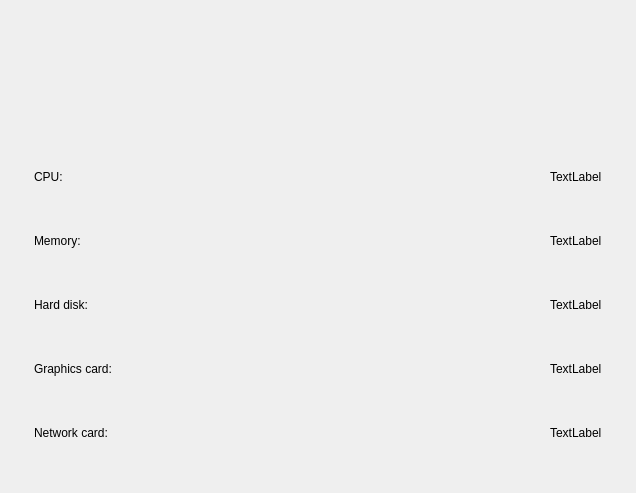
<?xml version="1.0" encoding="UTF-8"?>
<ui version="4.0">
 <class>HardwareInformationWidget</class>
 <widget class="QWidget" name="HardwareInformationWidget">
  <property name="geometry">
   <rect>
    <x>0</x>
    <y>0</y>
    <width>636</width>
    <height>493</height>
   </rect>
  </property>
  <property name="windowTitle">
   <string>Form</string>
  </property>
  <layout class="QVBoxLayout" name="verticalLayout_2">
   <property name="spacing">
    <number>0</number>
   </property>
   <property name="leftMargin">
    <number>0</number>
   </property>
   <property name="topMargin">
    <number>0</number>
   </property>
   <property name="rightMargin">
    <number>0</number>
   </property>
   <property name="bottomMargin">
    <number>40</number>
   </property>
   <item>
    <widget class="QWidget" name="widget_logo" native="true">
     <property name="minimumSize">
      <size>
       <width>0</width>
       <height>157</height>
      </size>
     </property>
     <layout class="QHBoxLayout" name="horizontalLayout_7">
      <property name="spacing">
       <number>0</number>
      </property>
      <property name="leftMargin">
       <number>0</number>
      </property>
      <property name="topMargin">
       <number>40</number>
      </property>
      <property name="rightMargin">
       <number>0</number>
      </property>
      <property name="bottomMargin">
       <number>0</number>
      </property>
      <item>
       <layout class="QHBoxLayout" name="horizontalLayout_6">
        <property name="spacing">
         <number>0</number>
        </property>
       </layout>
      </item>
     </layout>
    </widget>
   </item>
   <item>
    <widget class="QWidget" name="widget_2" native="true">
     <layout class="QVBoxLayout" name="verticalLayout">
      <property name="spacing">
       <number>24</number>
      </property>
      <property name="leftMargin">
       <number>24</number>
      </property>
      <property name="topMargin">
       <number>0</number>
      </property>
      <property name="rightMargin">
       <number>24</number>
      </property>
      <property name="bottomMargin">
       <number>0</number>
      </property>
      <item>
       <widget class="QWidget" name="widget_CPU" native="true">
        <property name="minimumSize">
         <size>
          <width>588</width>
          <height>40</height>
         </size>
        </property>
        <layout class="QHBoxLayout" name="horizontalLayout">
         <property name="spacing">
          <number>0</number>
         </property>
         <property name="leftMargin">
          <number>10</number>
         </property>
         <property name="topMargin">
          <number>0</number>
         </property>
         <property name="rightMargin">
          <number>10</number>
         </property>
         <property name="bottomMargin">
          <number>0</number>
         </property>
         <item>
          <widget class="QLabel" name="label_CPU">
           <property name="text">
            <string>CPU:</string>
           </property>
          </widget>
         </item>
         <item>
          <spacer name="horizontalSpacer">
           <property name="orientation">
            <enum>Qt::Horizontal</enum>
           </property>
           <property name="sizeHint" stdset="0">
            <size>
             <width>483</width>
             <height>20</height>
            </size>
           </property>
          </spacer>
         </item>
         <item>
          <widget class="QLabel" name="label_CPU_info">
           <property name="text">
            <string>TextLabel</string>
           </property>
          </widget>
         </item>
        </layout>
       </widget>
      </item>
      <item>
       <widget class="QWidget" name="widget_memory" native="true">
        <property name="minimumSize">
         <size>
          <width>588</width>
          <height>40</height>
         </size>
        </property>
        <layout class="QHBoxLayout" name="horizontalLayout_2">
         <property name="spacing">
          <number>0</number>
         </property>
         <property name="leftMargin">
          <number>10</number>
         </property>
         <property name="topMargin">
          <number>0</number>
         </property>
         <property name="rightMargin">
          <number>10</number>
         </property>
         <property name="bottomMargin">
          <number>0</number>
         </property>
         <item>
          <widget class="QLabel" name="label_memory">
           <property name="text">
            <string>Memory:</string>
           </property>
          </widget>
         </item>
         <item>
          <spacer name="horizontalSpacer_2">
           <property name="orientation">
            <enum>Qt::Horizontal</enum>
           </property>
           <property name="sizeHint" stdset="0">
            <size>
             <width>461</width>
             <height>20</height>
            </size>
           </property>
          </spacer>
         </item>
         <item>
          <widget class="QLabel" name="label_memory_info">
           <property name="text">
            <string>TextLabel</string>
           </property>
          </widget>
         </item>
        </layout>
       </widget>
      </item>
      <item>
       <widget class="QWidget" name="widget_hard_disk" native="true">
        <property name="minimumSize">
         <size>
          <width>588</width>
          <height>40</height>
         </size>
        </property>
        <layout class="QHBoxLayout" name="horizontalLayout_3">
         <property name="spacing">
          <number>0</number>
         </property>
         <property name="leftMargin">
          <number>10</number>
         </property>
         <property name="topMargin">
          <number>0</number>
         </property>
         <property name="rightMargin">
          <number>10</number>
         </property>
         <property name="bottomMargin">
          <number>0</number>
         </property>
         <item>
          <widget class="QLabel" name="label_hard_disk">
           <property name="text">
            <string>Hard disk:</string>
           </property>
          </widget>
         </item>
         <item>
          <spacer name="horizontalSpacer_3">
           <property name="orientation">
            <enum>Qt::Horizontal</enum>
           </property>
           <property name="sizeHint" stdset="0">
            <size>
             <width>454</width>
             <height>20</height>
            </size>
           </property>
          </spacer>
         </item>
         <item>
          <widget class="QLabel" name="label_hard_disk_info">
           <property name="text">
            <string>TextLabel</string>
           </property>
          </widget>
         </item>
        </layout>
       </widget>
      </item>
      <item>
       <widget class="QWidget" name="widget_graphics_card" native="true">
        <property name="minimumSize">
         <size>
          <width>588</width>
          <height>40</height>
         </size>
        </property>
        <layout class="QHBoxLayout" name="horizontalLayout_4">
         <property name="spacing">
          <number>0</number>
         </property>
         <property name="leftMargin">
          <number>10</number>
         </property>
         <property name="topMargin">
          <number>0</number>
         </property>
         <property name="rightMargin">
          <number>10</number>
         </property>
         <property name="bottomMargin">
          <number>0</number>
         </property>
         <item>
          <widget class="QLabel" name="label_graphics_card">
           <property name="text">
            <string>Graphics card:</string>
           </property>
          </widget>
         </item>
         <item>
          <spacer name="horizontalSpacer_4">
           <property name="orientation">
            <enum>Qt::Horizontal</enum>
           </property>
           <property name="sizeHint" stdset="0">
            <size>
             <width>431</width>
             <height>20</height>
            </size>
           </property>
          </spacer>
         </item>
         <item>
          <widget class="QLabel" name="label_graphics_card_info">
           <property name="text">
            <string>TextLabel</string>
           </property>
          </widget>
         </item>
        </layout>
       </widget>
      </item>
      <item>
       <widget class="QWidget" name="widget_network_card" native="true">
        <property name="minimumSize">
         <size>
          <width>588</width>
          <height>40</height>
         </size>
        </property>
        <layout class="QHBoxLayout" name="horizontalLayout_5">
         <property name="spacing">
          <number>0</number>
         </property>
         <property name="leftMargin">
          <number>10</number>
         </property>
         <property name="topMargin">
          <number>0</number>
         </property>
         <property name="rightMargin">
          <number>10</number>
         </property>
         <property name="bottomMargin">
          <number>0</number>
         </property>
         <item>
          <widget class="QLabel" name="label_network_card">
           <property name="text">
            <string>Network card:</string>
           </property>
          </widget>
         </item>
         <item>
          <spacer name="horizontalSpacer_6">
           <property name="orientation">
            <enum>Qt::Horizontal</enum>
           </property>
           <property name="sizeHint" stdset="0">
            <size>
             <width>432</width>
             <height>20</height>
            </size>
           </property>
          </spacer>
         </item>
         <item>
          <widget class="QLabel" name="label_network_card_info">
           <property name="text">
            <string>TextLabel</string>
           </property>
          </widget>
         </item>
        </layout>
       </widget>
      </item>
     </layout>
    </widget>
   </item>
  </layout>
  <zorder>widget_logo</zorder>
  <zorder>widget_2</zorder>
  <zorder>widget_CPU</zorder>
 </widget>
 <resources/>
 <connections/>
</ui>
